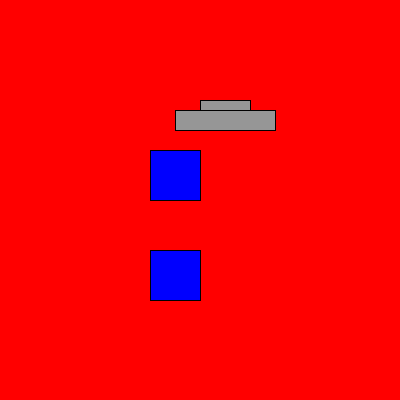
Frame 1 (no input)
Frame 60 (the mouse pressed at the canvas centre just before this capture): identical to frame 1, image omitted
Frame 120 (the mouse held since frame 60 and released just before this capture): identical to frame 1, image omitted

The Processing sketch that drew this single still picture (run headless with seeded random() and noise(); from frame 60 on, the mouse is pressed at the canvas centre):

// Processing sketch: button_move
// ── button_move.pde
int c=color(255, 0, 0);
int x=200;
void setup() {
  size(400, 400);
}

void draw() {
  background(c);
  fill(0, 0, 255);
  rect(150, 150, 50, 50);
  rect(150, 250, 50, 50);
  fill(150);
  rect(x, 100, 50, 10);
  rect(x-25, 110, 100, 20);
  if (mousePressed && mouseX>150 && mouseX<200 && mouseY>150 && mouseY<200) {
    x++;
  }
  if (mousePressed && mouseX>150 && mouseX<200 && mouseY>250 && mouseY<300) {
    c=color(0, 0, 255);
  }
}
